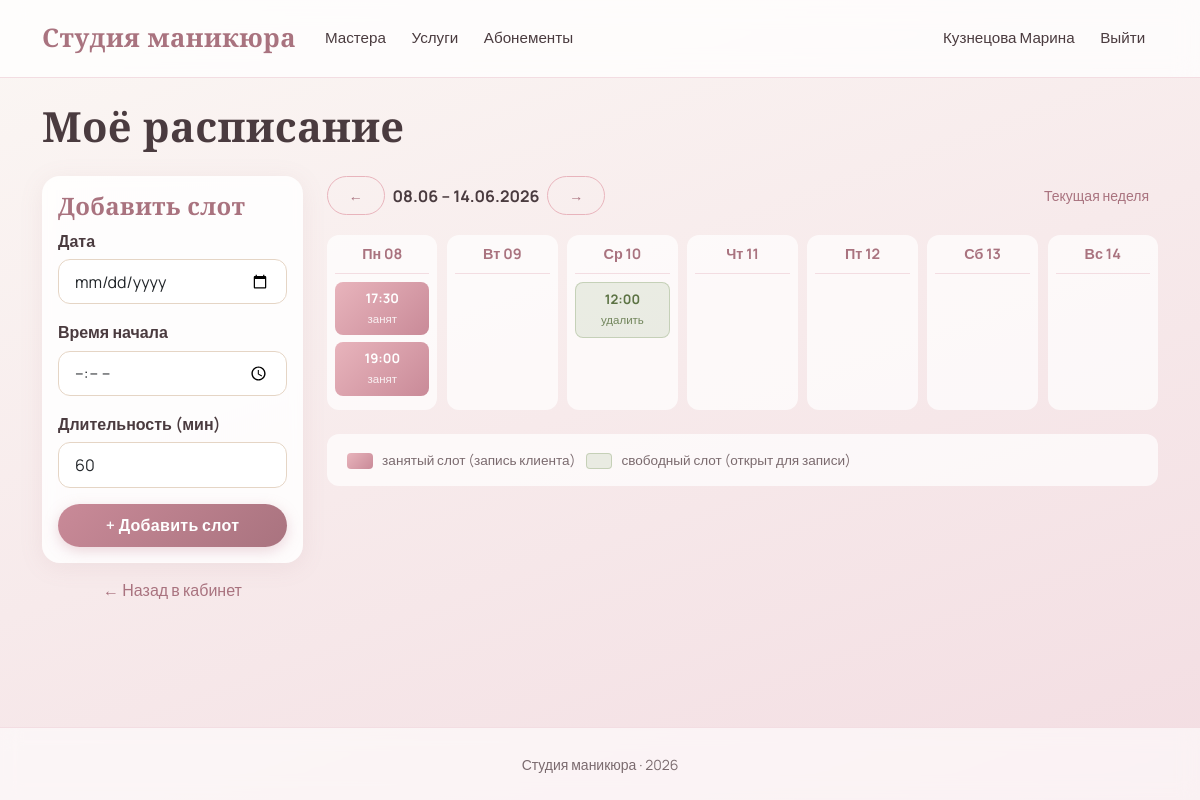
Page /booking/schedule/?week=2026-06-08 (signed in) on the committed database.
### accounts/models.py (models this page shows, shortened)
class User(AbstractUser):
    class Role(models.TextChoices):
        CLIENT = 'client', 'Клиент'
        MASTER = 'master', 'Мастер'
        ADMIN = 'admin', 'Администратор'
    role = models.CharField(
        'Роль',
        max_length=20,
        choices=Role.choices,
        default=Role.CLIENT,
    )
    email = models.EmailField('Эл. почта', unique=True)
    username = models.CharField(
        'Имя пользователя',
        max_length=150,
        unique=False,  # разрешаем повторяющиеся имена
    )
    full_name = models.CharField('ФИО', max_length=100, blank=True)
    phone = models.CharField('Телефон', max_length=20, blank=True)
    created_at = models.DateTimeField('Дата регистрации', auto_now_add=True)
    must_change_password = models.BooleanField(
        'Требуется смена пароля',
        default=False,
        help_text='Если включено, пользователь будет обязан сменить пароль при следующем входе.',
    )
    class Meta:
        verbose_name = 'Пользователь'
        verbose_name_plural = 'Пользователи'
    @property
    def display_name(self):
        if self.full_name:
            return self.full_name
        combined = f'{self.first_name} {self.last_name}'.strip()
        if combined:
            return combined
        return self.username
    @property
    def is_master(self):
        return self.role == self.Role.MASTER

### booking/models.py (models this page shows, shortened)
class TimeSlot(models.Model):
    class Status(models.TextChoices):
        FREE = 'free', 'Свободен'
        BUSY = 'busy', 'Занят'
    master = models.ForeignKey(
        MasterProfile,
        on_delete=models.CASCADE,
        related_name='time_slots',
        verbose_name='Мастер',
    )
    date = models.DateField('Дата')
    start_time = models.TimeField('Время начала')
    duration_minutes = models.PositiveIntegerField('Длительность (мин)', default=60)
    status = models.CharField(
        'Статус',
        max_length=20,
        choices=Status.choices,
        default=Status.FREE,
    )
    class Meta:
        verbose_name = 'Временной слот'
        verbose_name_plural = 'Временные слоты'
        ordering = ['date', 'start_time']
        unique_together = ('master', 'date', 'start_time')

### booking/views.py (the view)
# urls.py: path('schedule/', views.master_schedule, name='master_schedule'),
@login_required
def master_schedule(request):
    if not request.user.is_master:
        messages.error(request, 'Доступно только мастерам.')
        return redirect('account')
    profile = request.user.master_profile
    if request.method == 'POST':
        form = TimeSlotForm(request.POST)
        if form.is_valid():
            slot = form.save(commit=False)
            slot.master = profile
            slot.save()
            messages.success(request, 'Слот добавлен в расписание.')
            return redirect('master_schedule')
    else:
        form = TimeSlotForm()
    from datetime import timedelta
    import datetime as _dt
    today = timezone.now().date()
    week_param = request.GET.get('week')
    if week_param:
        try:
            base = _dt.date.fromisoformat(week_param)
        except ValueError:
            base = today
    else:
        base = today
    monday = base - timedelta(days=base.weekday())
    weekday_names = ['Пн', 'Вт', 'Ср', 'Чт', 'Пт', 'Сб', 'Вс']
    week_days = []
    for i in range(7):
        d = monday + timedelta(days=i)
        day_slots = profile.time_slots.filter(date=d).order_by('start_time')
        week_days.append({
            'name': weekday_names[i],
            'date': d,
            'slots': day_slots,
        })
    prev_week = (monday - timedelta(days=7)).isoformat()
    next_week = (monday + timedelta(days=7)).isoformat()
    week_end = monday + timedelta(days=6)
    return render(request, 'booking/master_schedule.html', {
        'form': form,
        'week_days': week_days,
        'week_start': monday,
        'week_end': week_end,
        'prev_week': prev_week,
        'next_week': next_week,
    })

### booking/forms.py
class TimeSlotForm(forms.ModelForm):
    class Meta:
        model = TimeSlot
        fields = ('date', 'start_time', 'duration_minutes')
        widgets = {
            'date': forms.DateInput(attrs={'class': 'form-control', 'type': 'date'}),
            'start_time': forms.TimeInput(attrs={'class': 'form-control', 'type': 'time'}),
            'duration_minutes': forms.NumberInput(attrs={'class': 'form-control'}),
        }

### templates/booking/master_schedule.html (shortened to what this page needs)
{% extends 'base.html' %}
{% block content %}
<h1 class="mb-4">Моё расписание</h1>
<div class="row g-4">
    <div class="col-lg-3">
        <div class="card">
            <div class="card-body">
                <h5 class="card-title">Добавить слот</h5>
                <form method="post">
                    {% for field in form %}
                        <div class="mb-3">
                            <label class="form-label">{{ field.label }}</label>
                            {{ field }}
                        </div>
                    {% endfor %}
                    <button type="submit" class="btn btn-dark w-100">+ Добавить слот</button>
                </form>
            </div>
        </div>
        <a href="{% url 'account' %}" class="btn btn-link w-100 mt-2">← Назад в кабинет</a>
    </div>
    <div class="col-lg-9">
        <div class="schedule-toolbar">
            <div class="d-flex align-items-center gap-2">
                <a href="?week={{ prev_week }}" class="btn btn-outline-dark btn-sm">←</a>
                <strong>{{ week_start|date:"d.m" }} – {{ week_end|date:"d.m.Y" }}</strong>
                <a href="?week={{ next_week }}" class="btn btn-outline-dark btn-sm">→</a>
            </div>
            <a href="{% url 'master_schedule' %}" class="btn btn-link btn-sm">Текущая неделя</a>
        </div>
        <div class="week-grid">
            {% for day in week_days %}
                <div class="week-day-col">
                    <div class="week-day-head">{{ day.name }} {{ day.date|date:"d" }}</div>
                    {% for slot in day.slots %}
                        {% if slot.status == 'busy' %}
                            <div class="slot-cell busy">
                                <span class="slot-time">{{ slot.start_time|time:"H:i" }}</span>
                                <span class="slot-meta">занят</span>
                            </div>
                        {% else %}
                            <div class="slot-cell free">
                                <span class="slot-time">{{ slot.start_time|time:"H:i" }}</span>
                                <form method="post" action="{% url 'slot_delete' slot.pk %}" class="d-inline">
                                    <button type="submit" class="btn btn-link btn-sm p-0 slot-meta" style="text-decoration:none;color:#5C7344;">удалить</button>
                                </form>
                            </div>
                        {% endif %}
                    {% endfor %}
                </div>
            {% endfor %}
        </div>
        <div class="schedule-legend">
            <span class="legend-swatch" style="background:linear-gradient(135deg,var(--rose),var(--rose-deep));"></span> занятый слот (запись клиента)
            &nbsp;&nbsp;
            <span class="legend-swatch" style="background:rgba(143,169,120,0.18);border:1px solid rgba(143,169,120,0.4);"></span> свободный слот (открыт для записи)
        </div>
    </div>
</div>
{% endblock %}

### templates/base.html (shortened to what this page needs)
{% load static %}
<!DOCTYPE html>
<html lang="ru">
<head>
    <link href="https://cdn.jsdelivr.net/npm/bootstrap@5.3.3/dist/css/bootstrap.min.css" rel="stylesheet">
    <link href="{% static 'css/style.css' %}" rel="stylesheet">
</head>
<body>
<nav class="navbar navbar-expand-lg">
    <div class="container">
        <a class="navbar-brand" href="{% url 'home' %}">Студия маникюра</a>
        <div class="collapse navbar-collapse">
            <ul class="navbar-nav me-auto">
                <li class="nav-item"><a class="nav-link" href="{% url 'home' %}">Мастера</a></li>
                <li class="nav-item"><a class="nav-link" href="{% url 'service_list' %}">Услуги</a></li>
                <li class="nav-item"><a class="nav-link" href="{% url 'subscription_list' %}">Абонементы</a></li>
            </ul>
            <ul class="navbar-nav">
                {% if user.is_authenticated %}
                    <li class="nav-item"><a class="nav-link" href="{% url 'account' %}">{{ user.display_name }}</a></li>
                    <li class="nav-item">
                        <form action="{% url 'logout' %}" method="post" class="d-inline">
                            <button type="submit" class="btn btn-link nav-link">Выйти</button>
                        </form>
                    </li>
                {% else %}
                    <li class="nav-item"><a class="nav-link" href="{% url 'login' %}">Войти</a></li>
                    <li class="nav-item"><a class="nav-link" href="{% url 'register' %}">Регистрация</a></li>
                {% endif %}
            </ul>
        </div>
    </div>
</nav>
<main class="container my-4">
    {% block content %}{% endblock %}
</main>
<footer>
    <div class="container text-center">
        <small>Студия маникюра · 2026</small>
    </div>
</footer>
</body>
</html>

### static/css/style.css (style rules this page uses)
:root { --cream: #FBF7F4; --blush: #F3DDE2; --rose: #E8B4BC; --rose-deep: #C98A98; --mauve: #A9737F; --beige: #EFE6DD; --beige-warm: #E5D5C5; --ink: #4A3B3F; --ink-soft: #7A6A6E; --white: #FFFFFF; --shadow-soft: 0 10px 40px rgba(169, 115, 127, 0.12); --shadow-card: 0 4px 24px rgba(169, 115, 127, 0.10); --shadow-hover: 0 16px 48px rgba(169, 115, 127, 0.20); --radius: 18px; --radius-sm: 12px; }
html, body { height: 100%; }
body { display: flex; flex-direction: column; min-height: 100vh; margin: 0; font-family: 'Manrope', sans-serif; color: var(--ink); background: linear-gradient(160deg, var(--cream) 0%, var(--blush) 100%); background-attachment: fixed; }
main { flex: 1 0 auto; }
footer { flex-shrink: 0; }
h1, h2, h3, h4, h5, .display-4 { font-family: 'Cormorant Garamond', serif; font-weight: 600; color: var(--ink); letter-spacing: 0.3px; }
h1 { font-size: 2.6rem; }
.navbar { background: rgba(255, 255, 255, 0.75) !important; backdrop-filter: blur(12px); border-bottom: 1px solid var(--blush) !important; padding-top: 0.9rem; padding-bottom: 0.9rem; }
.navbar-brand { font-family: 'Cormorant Garamond', serif; font-size: 1.6rem !important; font-weight: 700 !important; color: var(--mauve) !important; letter-spacing: 0.5px; }
.navbar .nav-link { color: var(--ink) !important; font-weight: 500; font-size: 0.95rem; margin: 0 0.3rem; transition: color 0.2s ease; }
.btn-dark { background: linear-gradient(135deg, var(--rose-deep) 0%, var(--mauve) 100%); border: none; border-radius: 50px; padding: 0.6rem 1.6rem; font-weight: 600; letter-spacing: 0.3px; box-shadow: 0 4px 14px rgba(201, 138, 152, 0.35); transition: transform 0.2s ease, box-shadow 0.2s ease; }
.btn-outline-dark { border: 1.5px solid var(--rose); color: var(--mauve); border-radius: 50px; padding: 0.5rem 1.3rem; font-weight: 600; transition: all 0.2s ease; }
.btn-link { color: var(--mauve); text-decoration: none; font-weight: 500; }
.card { border: none; border-radius: var(--radius); background: rgba(255, 255, 255, 0.85); backdrop-filter: blur(6px); box-shadow: var(--shadow-card); overflow: hidden; transition: transform 0.3s ease, box-shadow 0.3s ease; }
.card-title { font-family: 'Cormorant Garamond', serif; font-size: 1.5rem; font-weight: 600; color: var(--mauve); }
.form-control, .form-select { border: 1.5px solid var(--beige-warm); border-radius: var(--radius-sm); padding: 0.6rem 1rem; background: rgba(255, 255, 255, 0.9); transition: border-color 0.2s ease, box-shadow 0.2s ease; }
.form-label { font-weight: 600; color: var(--ink); margin-bottom: 0.4rem; }
footer { background: rgba(255, 255, 255, 0.6) !important; backdrop-filter: blur(10px); border-top: 1px solid var(--blush) !important; padding: 1.5rem 0; color: var(--ink-soft); }
.schedule-toolbar { display: flex; align-items: center; justify-content: space-between; flex-wrap: wrap; gap: 0.75rem; margin-bottom: 1.25rem; }
.week-grid { display: grid; grid-template-columns: repeat(7, 1fr); gap: 0.6rem; }
.week-day-col { background: rgba(255, 255, 255, 0.7); border-radius: var(--radius-sm); padding: 0.5rem; min-height: 120px; }
.week-day-head { text-align: center; font-weight: 700; color: var(--mauve); font-size: 0.9rem; padding-bottom: 0.5rem; border-bottom: 1px solid var(--blush); margin-bottom: 0.5rem; }
.slot-cell { border-radius: 8px; padding: 0.45rem 0.5rem; margin-bottom: 0.4rem; font-size: 0.82rem; text-align: center; }
.slot-cell.free { background: rgba(143, 169, 120, 0.18); color: #5C7344; border: 1px solid rgba(143, 169, 120, 0.4); }
.slot-cell.busy { background: linear-gradient(135deg, var(--rose), var(--rose-deep)); color: #fff; }
.slot-cell .slot-time { font-weight: 700; display: block; }
.slot-cell .slot-meta { font-size: 0.72rem; opacity: 0.85; }
.schedule-legend { margin-top: 1.5rem; padding: 1rem 1.25rem; background: rgba(255,255,255,0.7); border-radius: var(--radius-sm); font-size: 0.85rem; color: var(--ink-soft); }
.legend-swatch { display: inline-block; width: 26px; height: 16px; border-radius: 4px; vertical-align: middle; margin-right: 0.4rem; }

### rows in the picture
User: display_name "Кузнецова Марина"
TimeSlot: start_time "17:30"
TimeSlot: start_time "19:00"
TimeSlot: start_time "12:00"

### other values in the picture
{{ field.label }} "Дата" "Время начала" "Длительность (мин)"
{{ week_start|date:"d.m" }} "08.06"
{{ week_end|date:"d.m.Y" }} "14.06.2026"
{{ day.name }} "Пн" "Вт" "Ср" "Чт" "Пт" "Сб" "Вс"
{{ day.date|date:"d" }} "08" "09" "10" "11" "12" "13" "14"
